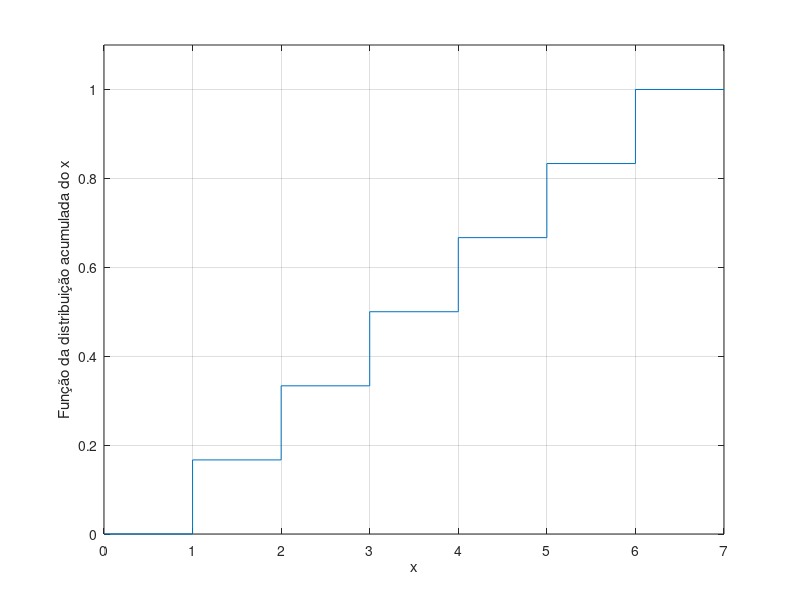

Write MATLAB code to recreate this figure.
%% a)

xi = 1:6;
p = ones(1,6)/6;

stem(xi,p);
grid on;
xlabel('x');
ylabel('Função massa da prob de x');

%% b)

xi = 0:7;
p = ones(1,6)/6;
b = [0 cumsum(p) 1];


stairs(xi,b);
% o ylim serve para dar os limites ao gráfico
ylim([0, 1.1])
grid on;
xlabel('x');
ylabel('Função da distribuição acumulada do x')
